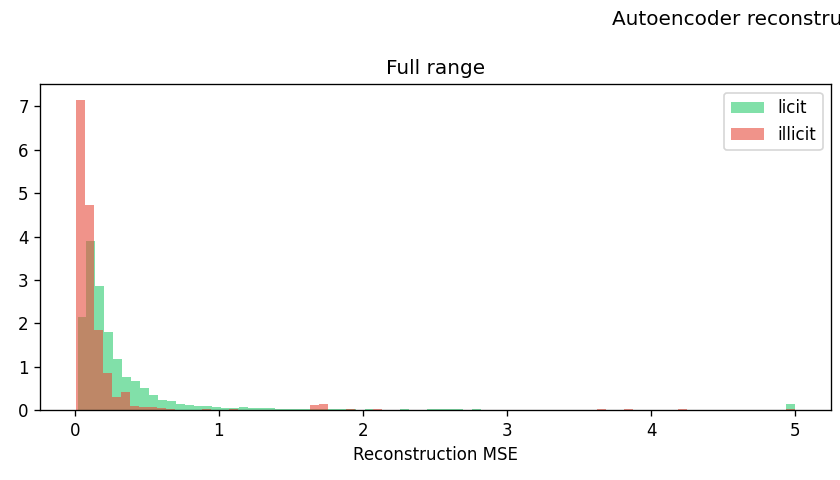
#> input picture reports/ae_errors_left.png, 840 x 480 px
$ python new_plots.py
#> lines starting #> are read from the running program, lines starting #| are printed output that depends on the picture
"""
Generate three new report plots and fix ae_errors_left.png partial suptitle.

Outputs:
  reports/concept_drift.png        illicit rate per time step (concept drift)
  reports/beta_f1_curve.png        beta-VAE beta vs F1 curve
  reports/ae_errors_left.png       overwrite: crop partial suptitle from top
  (gnn_experiments_radar.png already exists — no action needed)
"""
import os
import numpy as np
import pandas as pd
import matplotlib
matplotlib.use("Agg")
import matplotlib.pyplot as plt
from PIL import Image

ROOT    = os.path.join(os.path.dirname(__file__), "..")
REPORTS = os.path.join(ROOT, "reports")
DATA    = os.path.join(ROOT, "data", "elliptic_bitcoin_dataset")

# ─── 1. Fix ae_errors_left.png  (crop partial suptitle from top) ─────────────
ae_left_path = os.path.join(REPORTS, "ae_errors_left.png")
if os.path.exists(ae_left_path):
    img = Image.open(ae_left_path)
#> img is the input picture: PIL image 840x480 RGBA; mean R, G, B, A 249.7, 249.2, 248.4, 255
    w, h = img.size
#> w = 840; h = 480
    CROP_TOP = 55
    # Only crop if image still has the original suptitle area (height near 480)
    if h > 460:
        img.crop((0, CROP_TOP, w, h)).save(ae_left_path)
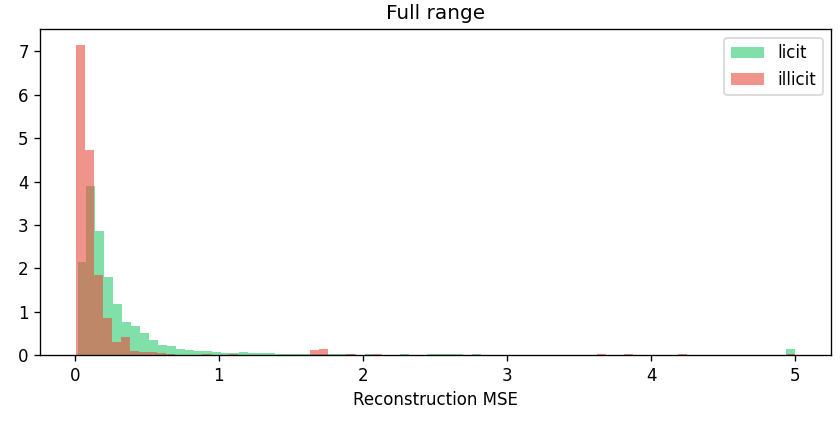
#> saved as ae_errors_left.png: PIL image 840x425 RGBA; mean R, G, B, A 249.6, 249.1, 248.2, 255
        print(f"  Cropped top {CROP_TOP}px from ae_errors_left.png  ({w}x{h} -> {w}x{h-CROP_TOP})")
#|   Cropped top 55px from ae_errors_left.png  (840x480 -> 840x425)
    else:
        print(f"  SKIP ae_errors_left.png crop (already cropped, h={h})")
else:
    print("  SKIP: ae_errors_left.png not found")

# ─── 2. Concept drift: illicit rate per time step ────────────────────────────
print("  Building concept drift plot...")

feat_path  = os.path.join(DATA, "elliptic_txs_features.csv")
class_path = os.path.join(DATA, "elliptic_txs_classes.csv")

# features CSV: col0=txId, col1=time_step (no header for features themselves)
feat_cols = ["txId", "time_step"] + [f"f{i}" for i in range(165)]
#> (the run stopped early here; a loop or call above may not have finished)

$ run again, with reports/cm_Autoencoder.png copied over reports/ae_errors_left.png
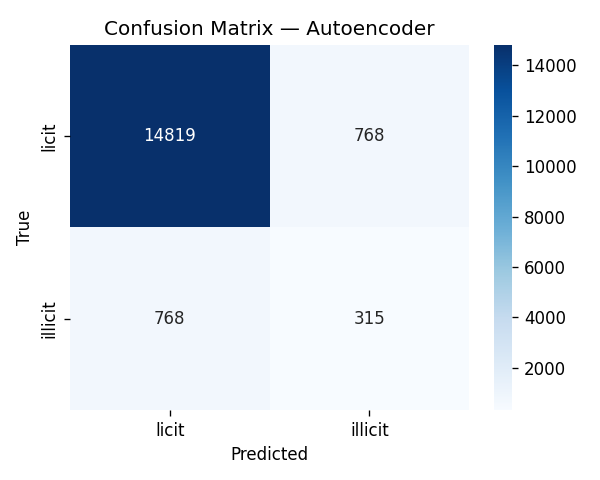
#> input picture reports/cm_Autoencoder.png, 600 x 480 px
#> img is the input picture: PIL image 600x480 RGBA; mean R, G, B, A 213, 220.9, 231.3, 255
#> `img.crop((0, CROP_TOP, w, h)).save(ae_left_path)`:
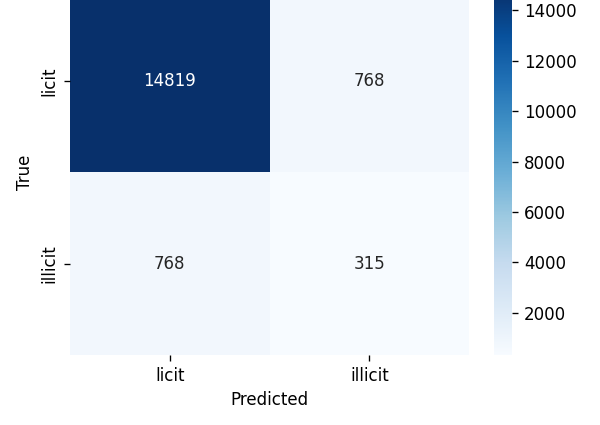
#> saved as ae_errors_left.png: PIL image 600x425 RGBA; mean R, G, B, A 211, 219.6, 230.7, 255
#|   Cropped top 55px from ae_errors_left.png  (600x480 -> 600x425)
